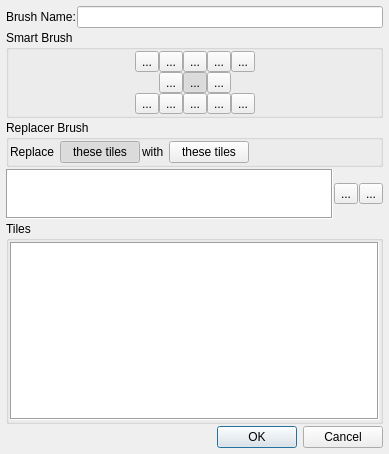
<?xml version="1.0" encoding="UTF-8"?>
<ui version="4.0">
 <class>BrushPropertiesDialog</class>
 <widget class="QDialog" name="BrushPropertiesDialog">
  <property name="geometry">
   <rect>
    <x>0</x>
    <y>0</y>
    <width>389</width>
    <height>454</height>
   </rect>
  </property>
  <property name="windowTitle">
   <string>Dialog</string>
  </property>
  <layout class="QVBoxLayout" name="verticalLayout">
   <property name="spacing">
    <number>2</number>
   </property>
   <property name="leftMargin">
    <number>6</number>
   </property>
   <property name="topMargin">
    <number>6</number>
   </property>
   <property name="rightMargin">
    <number>6</number>
   </property>
   <property name="bottomMargin">
    <number>6</number>
   </property>
   <item>
    <layout class="QHBoxLayout" name="horizontalLayout_3">
     <property name="spacing">
      <number>1</number>
     </property>
     <item>
      <widget class="QLabel" name="label">
       <property name="text">
        <string>Brush Name:</string>
       </property>
      </widget>
     </item>
     <item>
      <widget class="QLineEdit" name="brushNameInput"/>
     </item>
    </layout>
   </item>
   <item>
    <widget class="QGroupBox" name="smartBrushGroup">
     <property name="title">
      <string>Smart Brush</string>
     </property>
     <layout class="QVBoxLayout" name="verticalLayout_2">
      <property name="spacing">
       <number>0</number>
      </property>
      <property name="leftMargin">
       <number>1</number>
      </property>
      <property name="topMargin">
       <number>1</number>
      </property>
      <property name="rightMargin">
       <number>1</number>
      </property>
      <property name="bottomMargin">
       <number>1</number>
      </property>
      <item>
       <layout class="QHBoxLayout" name="horizontalLayout_4">
        <property name="spacing">
         <number>0</number>
        </property>
        <item>
         <spacer name="horizontalSpacer">
          <property name="orientation">
           <enum>Qt::Horizontal</enum>
          </property>
          <property name="sizeHint" stdset="0">
           <size>
            <width>40</width>
            <height>20</height>
           </size>
          </property>
         </spacer>
        </item>
        <item>
         <widget class="QToolButton" name="topLeftCorner">
          <property name="styleSheet">
           <string notr="true"/>
          </property>
          <property name="text">
           <string>...</string>
          </property>
          <property name="icon">
           <iconset resource="../Icons.qrc">
            <normaloff>:/Icons/BrushGuides/topleftcorner.png</normaloff>:/Icons/BrushGuides/topleftcorner.png</iconset>
          </property>
          <property name="checkable">
           <bool>true</bool>
          </property>
          <attribute name="buttonGroup">
           <string notr="true">smartBrushButtons</string>
          </attribute>
         </widget>
        </item>
        <item>
         <widget class="QToolButton" name="topLeft">
          <property name="styleSheet">
           <string notr="true"/>
          </property>
          <property name="text">
           <string>...</string>
          </property>
          <property name="icon">
           <iconset resource="../Icons.qrc">
            <normaloff>:/Icons/BrushGuides/topleft.png</normaloff>:/Icons/BrushGuides/topleft.png</iconset>
          </property>
          <property name="checkable">
           <bool>true</bool>
          </property>
          <attribute name="buttonGroup">
           <string notr="true">smartBrushButtons</string>
          </attribute>
         </widget>
        </item>
        <item>
         <widget class="QToolButton" name="topMiddle">
          <property name="styleSheet">
           <string notr="true"/>
          </property>
          <property name="text">
           <string>...</string>
          </property>
          <property name="icon">
           <iconset resource="../Icons.qrc">
            <normaloff>:/Icons/BrushGuides/topmiddle.png</normaloff>:/Icons/BrushGuides/topmiddle.png</iconset>
          </property>
          <property name="checkable">
           <bool>true</bool>
          </property>
          <attribute name="buttonGroup">
           <string notr="true">smartBrushButtons</string>
          </attribute>
         </widget>
        </item>
        <item>
         <widget class="QToolButton" name="topRight">
          <property name="styleSheet">
           <string notr="true"/>
          </property>
          <property name="text">
           <string>...</string>
          </property>
          <property name="icon">
           <iconset resource="../Icons.qrc">
            <normaloff>:/Icons/BrushGuides/topright.png</normaloff>:/Icons/BrushGuides/topright.png</iconset>
          </property>
          <property name="checkable">
           <bool>true</bool>
          </property>
          <attribute name="buttonGroup">
           <string notr="true">smartBrushButtons</string>
          </attribute>
         </widget>
        </item>
        <item>
         <widget class="QToolButton" name="topRightCorner">
          <property name="styleSheet">
           <string notr="true"/>
          </property>
          <property name="text">
           <string>...</string>
          </property>
          <property name="icon">
           <iconset resource="../Icons.qrc">
            <normaloff>:/Icons/BrushGuides/toprightcorner.png</normaloff>:/Icons/BrushGuides/toprightcorner.png</iconset>
          </property>
          <property name="checkable">
           <bool>true</bool>
          </property>
          <attribute name="buttonGroup">
           <string notr="true">smartBrushButtons</string>
          </attribute>
         </widget>
        </item>
        <item>
         <spacer name="horizontalSpacer_2">
          <property name="orientation">
           <enum>Qt::Horizontal</enum>
          </property>
          <property name="sizeHint" stdset="0">
           <size>
            <width>40</width>
            <height>20</height>
           </size>
          </property>
         </spacer>
        </item>
       </layout>
      </item>
      <item>
       <layout class="QHBoxLayout" name="horizontalLayout_5">
        <property name="spacing">
         <number>0</number>
        </property>
        <item>
         <spacer name="horizontalSpacer_3">
          <property name="orientation">
           <enum>Qt::Horizontal</enum>
          </property>
          <property name="sizeHint" stdset="0">
           <size>
            <width>40</width>
            <height>20</height>
           </size>
          </property>
         </spacer>
        </item>
        <item>
         <widget class="QToolButton" name="middleLeft">
          <property name="styleSheet">
           <string notr="true"/>
          </property>
          <property name="text">
           <string>...</string>
          </property>
          <property name="icon">
           <iconset resource="../Icons.qrc">
            <normaloff>:/Icons/BrushGuides/middleleft.png</normaloff>:/Icons/BrushGuides/middleleft.png</iconset>
          </property>
          <property name="checkable">
           <bool>true</bool>
          </property>
          <attribute name="buttonGroup">
           <string notr="true">smartBrushButtons</string>
          </attribute>
         </widget>
        </item>
        <item>
         <widget class="QToolButton" name="middle">
          <property name="styleSheet">
           <string notr="true"/>
          </property>
          <property name="text">
           <string>...</string>
          </property>
          <property name="icon">
           <iconset resource="../Icons.qrc">
            <normaloff>:/Icons/BrushGuides/middle.png</normaloff>:/Icons/BrushGuides/middle.png</iconset>
          </property>
          <property name="checkable">
           <bool>true</bool>
          </property>
          <property name="checked">
           <bool>true</bool>
          </property>
          <attribute name="buttonGroup">
           <string notr="true">smartBrushButtons</string>
          </attribute>
         </widget>
        </item>
        <item>
         <widget class="QToolButton" name="middleRight">
          <property name="styleSheet">
           <string notr="true"/>
          </property>
          <property name="text">
           <string>...</string>
          </property>
          <property name="icon">
           <iconset resource="../Icons.qrc">
            <normaloff>:/Icons/BrushGuides/middleright.png</normaloff>:/Icons/BrushGuides/middleright.png</iconset>
          </property>
          <property name="checkable">
           <bool>true</bool>
          </property>
          <attribute name="buttonGroup">
           <string notr="true">smartBrushButtons</string>
          </attribute>
         </widget>
        </item>
        <item>
         <spacer name="horizontalSpacer_4">
          <property name="orientation">
           <enum>Qt::Horizontal</enum>
          </property>
          <property name="sizeHint" stdset="0">
           <size>
            <width>40</width>
            <height>20</height>
           </size>
          </property>
         </spacer>
        </item>
       </layout>
      </item>
      <item>
       <layout class="QHBoxLayout" name="horizontalLayout_6">
        <property name="spacing">
         <number>0</number>
        </property>
        <item>
         <spacer name="horizontalSpacer_5">
          <property name="orientation">
           <enum>Qt::Horizontal</enum>
          </property>
          <property name="sizeHint" stdset="0">
           <size>
            <width>40</width>
            <height>20</height>
           </size>
          </property>
         </spacer>
        </item>
        <item>
         <widget class="QToolButton" name="bottomLeftCorner">
          <property name="styleSheet">
           <string notr="true"/>
          </property>
          <property name="text">
           <string>...</string>
          </property>
          <property name="icon">
           <iconset resource="../Icons.qrc">
            <normaloff>:/Icons/BrushGuides/bottomleftcorner.png</normaloff>:/Icons/BrushGuides/bottomleftcorner.png</iconset>
          </property>
          <property name="checkable">
           <bool>true</bool>
          </property>
          <attribute name="buttonGroup">
           <string notr="true">smartBrushButtons</string>
          </attribute>
         </widget>
        </item>
        <item>
         <widget class="QToolButton" name="bottomLeft">
          <property name="styleSheet">
           <string notr="true"/>
          </property>
          <property name="text">
           <string>...</string>
          </property>
          <property name="icon">
           <iconset resource="../Icons.qrc">
            <normaloff>:/Icons/BrushGuides/bottomleft.png</normaloff>:/Icons/BrushGuides/bottomleft.png</iconset>
          </property>
          <property name="checkable">
           <bool>true</bool>
          </property>
          <attribute name="buttonGroup">
           <string notr="true">smartBrushButtons</string>
          </attribute>
         </widget>
        </item>
        <item>
         <widget class="QToolButton" name="bottomMiddle">
          <property name="styleSheet">
           <string notr="true"/>
          </property>
          <property name="text">
           <string>...</string>
          </property>
          <property name="icon">
           <iconset resource="../Icons.qrc">
            <normaloff>:/Icons/BrushGuides/bottommiddle.png</normaloff>:/Icons/BrushGuides/bottommiddle.png</iconset>
          </property>
          <property name="checkable">
           <bool>true</bool>
          </property>
          <attribute name="buttonGroup">
           <string notr="true">smartBrushButtons</string>
          </attribute>
         </widget>
        </item>
        <item>
         <widget class="QToolButton" name="bottomRight">
          <property name="styleSheet">
           <string notr="true"/>
          </property>
          <property name="text">
           <string>...</string>
          </property>
          <property name="icon">
           <iconset resource="../Icons.qrc">
            <normaloff>:/Icons/BrushGuides/bottomright.png</normaloff>:/Icons/BrushGuides/bottomright.png</iconset>
          </property>
          <property name="checkable">
           <bool>true</bool>
          </property>
          <attribute name="buttonGroup">
           <string notr="true">smartBrushButtons</string>
          </attribute>
         </widget>
        </item>
        <item>
         <widget class="QToolButton" name="bottomRightCorner">
          <property name="styleSheet">
           <string notr="true"/>
          </property>
          <property name="text">
           <string>...</string>
          </property>
          <property name="icon">
           <iconset resource="../Icons.qrc">
            <normaloff>:/Icons/BrushGuides/bottomrightcorner.png</normaloff>:/Icons/BrushGuides/bottomrightcorner.png</iconset>
          </property>
          <property name="checkable">
           <bool>true</bool>
          </property>
          <attribute name="buttonGroup">
           <string notr="true">smartBrushButtons</string>
          </attribute>
         </widget>
        </item>
        <item>
         <spacer name="horizontalSpacer_6">
          <property name="orientation">
           <enum>Qt::Horizontal</enum>
          </property>
          <property name="sizeHint" stdset="0">
           <size>
            <width>40</width>
            <height>20</height>
           </size>
          </property>
         </spacer>
        </item>
       </layout>
      </item>
     </layout>
    </widget>
   </item>
   <item>
    <widget class="QGroupBox" name="replacerBrushGroup">
     <property name="title">
      <string>Replacer Brush</string>
     </property>
     <layout class="QHBoxLayout" name="horizontalLayout_7">
      <property name="spacing">
       <number>2</number>
      </property>
      <property name="leftMargin">
       <number>1</number>
      </property>
      <property name="topMargin">
       <number>1</number>
      </property>
      <property name="rightMargin">
       <number>1</number>
      </property>
      <property name="bottomMargin">
       <number>1</number>
      </property>
      <item>
       <widget class="QLabel" name="label_2">
        <property name="text">
         <string>Replace </string>
        </property>
       </widget>
      </item>
      <item>
       <widget class="QPushButton" name="dirtyTilesButton">
        <property name="text">
         <string>these tiles</string>
        </property>
        <property name="checkable">
         <bool>true</bool>
        </property>
        <property name="checked">
         <bool>true</bool>
        </property>
        <attribute name="buttonGroup">
         <string notr="true">replacerBrushButtons</string>
        </attribute>
       </widget>
      </item>
      <item>
       <widget class="QLabel" name="label_3">
        <property name="text">
         <string>with </string>
        </property>
       </widget>
      </item>
      <item>
       <widget class="QPushButton" name="cleanTilesButton">
        <property name="text">
         <string>these tiles</string>
        </property>
        <property name="checkable">
         <bool>true</bool>
        </property>
        <attribute name="buttonGroup">
         <string notr="true">replacerBrushButtons</string>
        </attribute>
       </widget>
      </item>
      <item>
       <spacer name="horizontalSpacer_7">
        <property name="orientation">
         <enum>Qt::Horizontal</enum>
        </property>
        <property name="sizeHint" stdset="0">
         <size>
          <width>40</width>
          <height>20</height>
         </size>
        </property>
       </spacer>
      </item>
     </layout>
    </widget>
   </item>
   <item>
    <layout class="QHBoxLayout" name="horizontalLayout_2">
     <property name="spacing">
      <number>1</number>
     </property>
     <item>
      <widget class="QGraphicsView" name="tileList">
       <property name="sizePolicy">
        <sizepolicy hsizetype="Expanding" vsizetype="Minimum">
         <horstretch>0</horstretch>
         <verstretch>0</verstretch>
        </sizepolicy>
       </property>
       <property name="minimumSize">
        <size>
         <width>0</width>
         <height>50</height>
        </size>
       </property>
       <property name="maximumSize">
        <size>
         <width>16777215</width>
         <height>50</height>
        </size>
       </property>
       <property name="frameShape">
        <enum>QFrame::Box</enum>
       </property>
       <property name="verticalScrollBarPolicy">
        <enum>Qt::ScrollBarAlwaysOff</enum>
       </property>
       <property name="alignment">
        <set>Qt::AlignLeading|Qt::AlignLeft|Qt::AlignTop</set>
       </property>
      </widget>
     </item>
     <item>
      <widget class="QToolButton" name="addTile">
       <property name="text">
        <string>...</string>
       </property>
       <property name="icon">
        <iconset resource="../Icons.qrc">
         <normaloff>:/Icons/addvalue.png</normaloff>:/Icons/addvalue.png</iconset>
       </property>
      </widget>
     </item>
     <item>
      <widget class="QToolButton" name="removeTile">
       <property name="text">
        <string>...</string>
       </property>
       <property name="icon">
        <iconset resource="../Icons.qrc">
         <normaloff>:/Icons/removevalue.png</normaloff>:/Icons/removevalue.png</iconset>
       </property>
      </widget>
     </item>
    </layout>
   </item>
   <item>
    <widget class="QGroupBox" name="groupBox">
     <property name="sizePolicy">
      <sizepolicy hsizetype="Preferred" vsizetype="Expanding">
       <horstretch>0</horstretch>
       <verstretch>0</verstretch>
      </sizepolicy>
     </property>
     <property name="title">
      <string>Tiles</string>
     </property>
     <layout class="QHBoxLayout" name="horizontalLayout">
      <property name="spacing">
       <number>1</number>
      </property>
      <property name="leftMargin">
       <number>1</number>
      </property>
      <property name="topMargin">
       <number>1</number>
      </property>
      <property name="rightMargin">
       <number>1</number>
      </property>
      <property name="bottomMargin">
       <number>1</number>
      </property>
      <item>
       <widget class="QGraphicsView" name="tileSelector">
        <property name="frameShape">
         <enum>QFrame::Box</enum>
        </property>
        <property name="alignment">
         <set>Qt::AlignLeading|Qt::AlignLeft|Qt::AlignTop</set>
        </property>
       </widget>
      </item>
     </layout>
    </widget>
   </item>
   <item>
    <widget class="QDialogButtonBox" name="buttonBox">
     <property name="orientation">
      <enum>Qt::Horizontal</enum>
     </property>
     <property name="standardButtons">
      <set>QDialogButtonBox::Cancel|QDialogButtonBox::Ok</set>
     </property>
    </widget>
   </item>
  </layout>
 </widget>
 <resources>
  <include location="../Icons.qrc"/>
 </resources>
 <connections>
  <connection>
   <sender>buttonBox</sender>
   <signal>accepted()</signal>
   <receiver>BrushPropertiesDialog</receiver>
   <slot>accept()</slot>
   <hints>
    <hint type="sourcelabel">
     <x>248</x>
     <y>254</y>
    </hint>
    <hint type="destinationlabel">
     <x>157</x>
     <y>274</y>
    </hint>
   </hints>
  </connection>
  <connection>
   <sender>buttonBox</sender>
   <signal>rejected()</signal>
   <receiver>BrushPropertiesDialog</receiver>
   <slot>reject()</slot>
   <hints>
    <hint type="sourcelabel">
     <x>316</x>
     <y>260</y>
    </hint>
    <hint type="destinationlabel">
     <x>286</x>
     <y>274</y>
    </hint>
   </hints>
  </connection>
 </connections>
 <buttongroups>
  <buttongroup name="replacerBrushButtons"/>
  <buttongroup name="smartBrushButtons"/>
 </buttongroups>
</ui>
